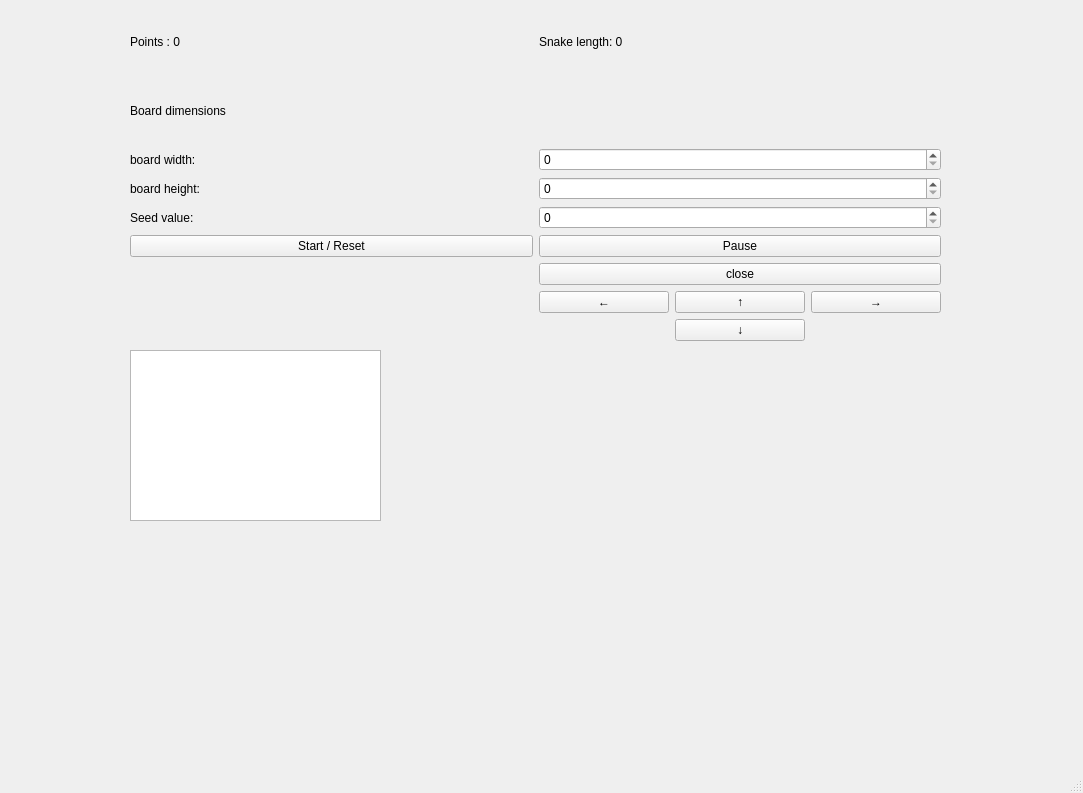
<?xml version="1.0" encoding="UTF-8"?>
<ui version="4.0">
 <class>MainWindow</class>
 <widget class="QMainWindow" name="MainWindow">
  <property name="geometry">
   <rect>
    <x>0</x>
    <y>0</y>
    <width>1083</width>
    <height>793</height>
   </rect>
  </property>
  <property name="windowTitle">
   <string>MainWindow</string>
  </property>
  <widget class="QWidget" name="centralwidget">
   <widget class="QGraphicsView" name="graphicsView">
    <property name="geometry">
     <rect>
      <x>130</x>
      <y>350</y>
      <width>251</width>
      <height>171</height>
     </rect>
    </property>
   </widget>
   <widget class="QWidget" name="gridLayoutWidget">
    <property name="geometry">
     <rect>
      <x>130</x>
      <y>10</y>
      <width>811</width>
      <height>331</height>
     </rect>
    </property>
    <layout class="QGridLayout" name="gridLayout">
     <item row="5" column="0">
      <widget class="QPushButton" name="startResetButton">
       <property name="text">
        <string>Start / Reset</string>
       </property>
      </widget>
     </item>
     <item row="7" column="1">
      <layout class="QGridLayout" name="gridLayout_2">
       <item row="0" column="1">
        <widget class="QPushButton" name="upButton">
         <property name="text">
          <string>↑</string>
         </property>
        </widget>
       </item>
       <item row="0" column="0">
        <widget class="QPushButton" name="leftButton">
         <property name="text">
          <string>←</string>
         </property>
        </widget>
       </item>
       <item row="0" column="2">
        <widget class="QPushButton" name="rightButton">
         <property name="text">
          <string>→</string>
         </property>
        </widget>
       </item>
       <item row="1" column="1">
        <widget class="QPushButton" name="downButton">
         <property name="text">
          <string>↓</string>
         </property>
        </widget>
       </item>
      </layout>
     </item>
     <item row="2" column="1">
      <widget class="QSpinBox" name="spinBoxWidth"/>
     </item>
     <item row="5" column="1">
      <widget class="QPushButton" name="pauseButton">
       <property name="text">
        <string>Pause</string>
       </property>
      </widget>
     </item>
     <item row="3" column="0">
      <widget class="QLabel" name="labelHeight">
       <property name="text">
        <string>board height:</string>
       </property>
      </widget>
     </item>
     <item row="1" column="0">
      <widget class="QLabel" name="labelDimensions">
       <property name="text">
        <string>Board dimensions</string>
       </property>
      </widget>
     </item>
     <item row="6" column="0">
      <widget class="QLabel" name="statusLabel">
       <property name="text">
        <string/>
       </property>
      </widget>
     </item>
     <item row="4" column="0">
      <widget class="QLabel" name="label">
       <property name="text">
        <string>Seed value:</string>
       </property>
      </widget>
     </item>
     <item row="6" column="1">
      <widget class="QPushButton" name="closeButton">
       <property name="text">
        <string>close</string>
       </property>
      </widget>
     </item>
     <item row="3" column="1">
      <widget class="QSpinBox" name="spinBoxHeight"/>
     </item>
     <item row="4" column="1">
      <widget class="QSpinBox" name="seedInput"/>
     </item>
     <item row="2" column="0">
      <widget class="QLabel" name="labelWidth">
       <property name="text">
        <string>board width:</string>
       </property>
      </widget>
     </item>
     <item row="0" column="0">
      <widget class="QLabel" name="labelPoints">
       <property name="text">
        <string>Points : 0</string>
       </property>
      </widget>
     </item>
     <item row="0" column="1">
      <widget class="QLabel" name="labelSnakeLength">
       <property name="text">
        <string>Snake length: 0</string>
       </property>
      </widget>
     </item>
    </layout>
   </widget>
  </widget>
  <widget class="QMenuBar" name="menubar">
   <property name="geometry">
    <rect>
     <x>0</x>
     <y>0</y>
     <width>1083</width>
     <height>22</height>
    </rect>
   </property>
  </widget>
  <widget class="QStatusBar" name="statusbar"/>
 </widget>
 <resources/>
 <connections/>
</ui>
